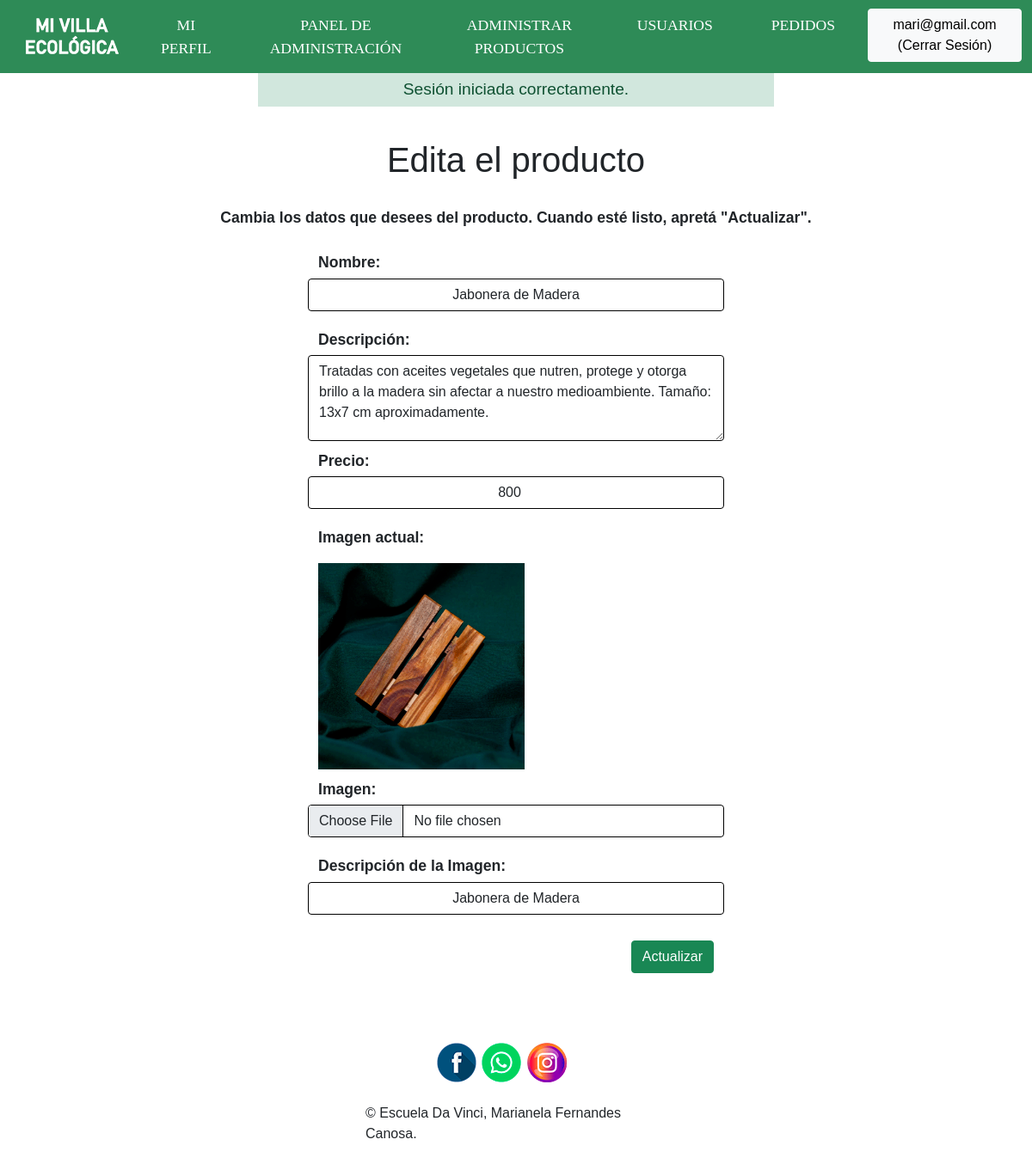
The app's page /sitio/panel-admin/index.php?s=editar-producto&id=1 (signed in) with its own data.
### tables this page shows
CREATE TABLE `usuarios` (
  `usuario_id` int(10) unsigned NOT NULL AUTO_INCREMENT,
  `email` varchar(150) NOT NULL,
  `password` varchar(255) NOT NULL,
  `nombre` varchar(100) DEFAULT NULL,
  `apellido` varchar(100) DEFAULT NULL,
  `rol_fk` int(11) NOT NULL,
  PRIMARY KEY (`usuario_id`)
);

CREATE TABLE `productos` (
  `producto_id` int(10) unsigned NOT NULL AUTO_INCREMENT,
  `nombre` varchar(60) NOT NULL,
  `descripcion` text NOT NULL,
  `precio` decimal(6,2) NOT NULL,
  `imagen` varchar(100) NOT NULL,
  `imagen_descripcion` varchar(255) NOT NULL,
  `categoria` varchar(45) NOT NULL,
  `Categorias_categoria_id` tinyint(3) unsigned DEFAULT NULL,
  `Usuarios_usuario_id` int(10) unsigned DEFAULT NULL,
  `Carrito_id_carrito` int(11) NOT NULL,
  PRIMARY KEY (`producto_id`,`Carrito_id_carrito`),
  KEY `fk_Productos_Categorias1_idx` (`Categorias_categoria_id`),
  KEY `fk_Productos_Usuarios1_idx` (`Usuarios_usuario_id`),
  CONSTRAINT `fk_Productos_Categorias1` FOREIGN KEY (`Categorias_categoria_id`) REFERENCES `categorias` (`categoria_id`) ON DELETE NO ACTION ON UPDATE NO ACTION,
  CONSTRAINT `fk_Productos_Usuarios1` FOREIGN KEY (`Usuarios_usuario_id`) REFERENCES `usuarios` (`usuario_id`) ON DELETE NO ACTION ON UPDATE NO ACTION
);

### sitio/bootstrap/autoload.php (called while the page is built, shortened)
<?php
spl_autoload_register(function($className) {
    $className = substr($className, 8);
    $filename = __DIR__ . '/../classes/' . $className . '.php';
});

### sitio/classes/Auth/Autenticacion.php (called while the page is built, shortened)
<?php
class Autenticacion
{
    public function estaAutenticado(): bool
    {
        return isset($_SESSION['usuario_id']);
    }
    public function getUsuario(): ?Usuario
    {
        return $this->estaAutenticado() ?
            (new Usuario())->traerPorId($_SESSION['usuario_id']) :
            null;
    }
}

### sitio/classes/Modelos/Usuario.php (called while the page is built, shortened)
<?php
class Usuario
{
    protected string $email;
    public function traerPorId(int $id): ?self
    {
        $db = (new DBConexion())->getConexion();
        $query = "SELECT * FROM usuarios
                WHERE usuario_id = ?";
        $stmt = $db->prepare($query);
        $stmt->execute([$id]);
        $stmt->setFetchMode(PDO::FETCH_CLASS, self::class);
        $usuario = $stmt->fetch();
        return $usuario ? $usuario : null;
    }
    public function getEmail(): string
    {
        return $this->email;
    }
}

### sitio/classes/Modelos/Producto.php (called while the page is built, shortened)
<?php
class Producto
{
    protected int    $producto_id;
    protected string $nombre;
    protected string $descripcion;
    protected float  $precio;
    protected string $imagen;
    protected string $imagen_descripcion;
    public function productoPorId(int $id): ?Producto
    {
        $db = (new DBConexion())->getConexion();
        $query = "SELECT * FROM productos
                  WHERE producto_id = ?";
        $stmt = $db->prepare($query);
        $stmt->execute([$id]);
        $stmt->setFetchMode(PDO::FETCH_CLASS, self::class);
        $producto = $stmt->fetch();
        return $producto;
    }
    public function getProductoId(): ?int
    {
        return $this->producto_id;
    }
    public function getNombre(): ?string
    {
        return $this->nombre;
    }
    public function getDescripcion(): ?string
    {
        return $this->descripcion;
    }
    public function getPrecio(): ?int
    {
        return $this->precio;
    }
    public function getImagen(): ?string
    {
        return $this->imagen;
    }
    public function getImagenDescripcion(): ?string
    {
        return $this->imagen_descripcion;
    }
}

### sitio/panel-admin/vistas/editar-producto.php (the view, shortened to what this page needs)
<?php
$errores  = $_SESSION['errores'] ?? [];
$dataForm = $_SESSION['data_form'] ?? [];
$producto = (new Producto())->productoPorId($_GET['id']);
?>
<section id="editar" class="container">
    <h1>Edita el producto</h1>
    <p>Cambia los datos que desees del producto. Cuando esté listo, apretá "Actualizar".</p>
    <form action="acciones/editar-producto.php?id=<?=$producto->getProductoId()?>" method="post" enctype="multipart/form-data">
        <div class="row form-fila" >
            <label class="text-start" for="nombre">Nombre:</label>
            <input type="text"
                   id="nombre"
                   name="nombre"
                   class="form-control"
                   value="<?= $dataForm['nombre'] ?? $producto->getNombre(); ?>"
                   aria-describedby="<?= isset($errores['nombre']) ? 'error-nombre' : '';?>"
            >
        </div>
        <div class="row form-fila">
            <label class="text-start" for="descripcion">Descripción:</label>
            <textarea id="descripcion"
                      name="descripcion"
                      class="form-control"
                      aria-describedby="<?= isset($errores['descripcion']) ? 'error-descripcion' : '';?>"
                ><?= $dataForm['descripcion'] ?? $producto->getDescripcion(); ?></textarea>
        </div>
        <div class="row form-fila">
            <label class="text-start" for="precio">Precio:</label>
            <input type="number"
                   id="precio"
                   class="form-control"
                   name="precio"
                   value="<?= $dataForm['precio'] ?? $producto->getPrecio(); ?>"
                   aria-describedby="<?= isset($errores['precio']) ? 'error-precio' : '';?>"
            >
        </div class="row">
        <?php
        if(!empty($producto->getImagen()) && file_exists(__DIR__ . '/../../imgs/' . $producto->getImagen())): ?>
            <div>
                <p class="text-start">Imagen actual:</p>
                <img src="<?= '../imgs/' . $producto->getImagen();?>" alt="">
            </div>
        <?php
        endif; ?>
        <div class="row form-fila">
            <label class="text-start" for="imagen">Imagen:</label>
            <input type="file"
                   id="imagen"
                   name="imagen"
                   class="form-control"
            >
        </div>
        <div class="row form-fila">
            <label class="text-start" for="imagen_descripcion">Descripción de la Imagen:</label>
            <input type="text"
                   id="imagen_descripcion"
                   name="imagen_descripcion"
                   class="form-control"
                   value="<?=$dataForm['imagen_descripcion'] ?? $producto->getImagenDescripcion();?>">
        </div>
        <div>
        <button class="btn btn-success" type="submit">Actualizar</button>
        </div>
    </form>
</section>

### sitio/panel-admin/index.php (shortened to what this page needs)
<?php
$vista = $_GET['s'] ?? 'panel';
$autenticacion = new Autenticacion();
$usuario = $autenticacion->getUsuario();
$mensajeExito = $_SESSION['mensaje_exito'] ?? null;
?>
<!DOCTYPE html>
<html lang="es">
<head>
    <link rel="stylesheet" href="../css/bootstrap.css">
    <link rel="stylesheet" href="../css/estilos.css"/>
</head>
<body>
    <nav class="navbar navbar-expand-lg navbar-light bg-light">
        <a href="index.php?=home"><div id="logo">Logo de la Página</div></a>
        <?php
        if($autenticacion->estaAutenticado()):
        ?>
        <div id="barra" class="container-fluid">
        <div class="collapse navbar-collapse" id="navbarNav">
            <ul class="navbar-nav">
                <li class="nav-item">
                    <a class="nav-link" aria-current="page" href="../index.php?s=perfil">MI PERFIL</a>
                </li>
                <li class="nav-item">
                    <a class="nav-link" aria-current="page" href="index.php?s=panel">PANEL DE ADMINISTRACIÓN</a>
                </li>
                <li class="nav-item">
                    <a class="nav-link" href="index.php?s=administrar">ADMINISTRAR PRODUCTOS</a>
                </li>
                <li class="nav-item">
                    <a class="nav-link" href="index.php?s=usuarios">USUARIOS</a>
                </li>
                <li class="nav-item">
                    <a class="nav-link" href="index.php?s=pedidos">PEDIDOS</a>
                </li>
                <li class="cerrar-sesion">
                    <form action="../acciones/auth-cerrar-sesion.php">
                        <button class="btn btn-light" type="submit"><?= $autenticacion->getUsuario()->getEmail();?> (Cerrar Sesión) </button>
                    </form>
                </li>
            </ul>
        <?php
        endif;
        ?>
        </div>
        </div>
    </nav>
    <main>
        <?php
        if ($mensajeExito !== null):
        ?>
        <div role="alert" class="mensajes alert-success"> <?= $mensajeExito; ?> </div>
        <?php
        endif;
        ?>
        <?php
        if (file_exists('./vistas/' . $vista . '.php')) {
            require __DIR__  . '/vistas/' . $vista . '.php';
        }
        else {
            require __DIR__ . '/vistas/404.php';
        }
        ?>
    </main>
    <footer>
    <div class="container">
        <ul id="social">
                <li><a id="facebook" href="https://www.facebook.com/mivillaecologica" target="_blank">Facebook</a></li>
                <li><a id="whatsapp" href="https://wa.me/c/5492323349146" target="_blank">WhatsApp</a></li>
                <li><a id="instagram" href="https://www.instagram.com/mivillaecologica/" target="_blank">Instagram</a></li>
        </ul>
        <p>&copy; Escuela Da Vinci, Marianela Fernandes Canosa.</p>
    </div>
    </footer>
</body>
</html>

### sitio/css/estilos.css (style rules this page uses)
* { margin: 0; padding: 0; font-family: 'Raleway', sans-serif; }
h1, h2 { text-align: center; padding-bottom: 20px; }
#logo { height: 50px; width: 125px; background: url(../imgs/logo.png) no-repeat center; margin-left: 20px; margin-right: auto; text-indent: -1000px; }
#social a { background: url('../imgs/redes.png') left top no-repeat; display: inline-block; width: 48px; height: 48px; overflow: hidden; text-indent: -5000px; }
#social li { display: inline-block; }
#social { list-style: none; margin-left: auto; margin-right: auto; max-width: 250px; }
#social #facebook { background-position: 0px 0px; }
#social #instagram { background-position: -48px 0px; }
#social #whatsapp { background-position: -96px 0px; }
footer { padding: 50px 0; }
footer p { margin-left: auto; margin-right: auto; max-width: 350px; }
.cerrar-sesion { margin-top: 12px; }
section { padding: 30px 0; }
.navbar { padding: 0; margin: 0; height: 85px; background-color: seagreen !important; }
.navbar-nav { margin-left: auto; padding-left: 0 !important; }
.navbar-collapse { margin-bottom: 10px; text-align: center; }
.nav-link { font-size: 1.1rem; margin-left: 30px; margin-right: 30px; margin-top: 10px; color: white !important; padding-left: 0 !important; font-family: Trebuchet MS; }
.mensajes { font-size: 1.2rem; max-width: 600px; margin-right: auto; margin-left: auto; padding: 5px 15px; margin-bottom: 8px; text-align: center; }
.form-control { border: 1px solid black; }
form div:last-of-type { text-align: right; }
input, textarea { border-style:double; border-color: #0b2f1b; border-width: 2px; }
form > div { padding: 0 20px; }
label { margin-top: 10px; margin-bottom: 5px; }
#editar form { max-width: 500px; text-align: start; margin: auto; }
#editar img { width: 15rem; text-align: end; }
#editar input { text-align: center; margin-bottom: 10px; }
#editar label, #editar p { margin-top: 10px; text-align: center; font-size: 1.1rem; font-weight: bold; }
#editar textarea { height: 100px; }
#editar button { margin-top: 20px; margin-left: auto; }

### records on screen
usuarios: $autenticacion->getUsuario()->getEmail() "mari@gmail.com"
productos: nombre "Jabonera de Madera", descripcion "Tratadas con aceites vegetales que nutren, protege y otorga brillo a la madera sin afectar a nuestro medioambiente. Tamaño: 13x7 cm aproximadamente.", precio "800", imagen (picture), imagen_descripcion "Jabonera de Madera"

### other values on screen
$mensajeExito "Sesión iniciada correctamente."
